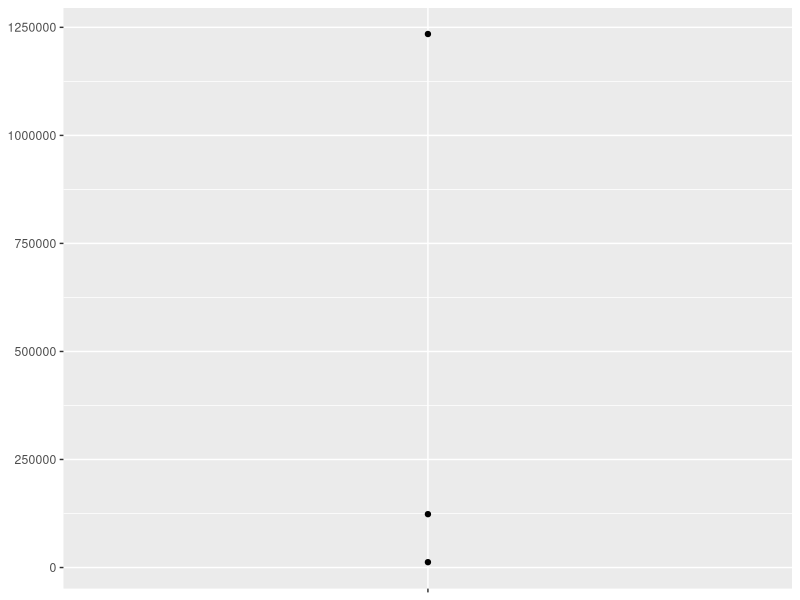
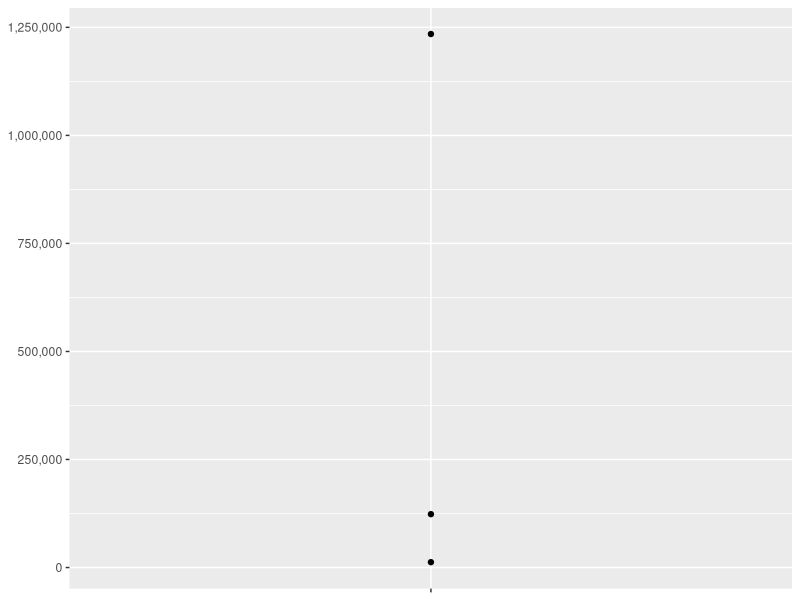
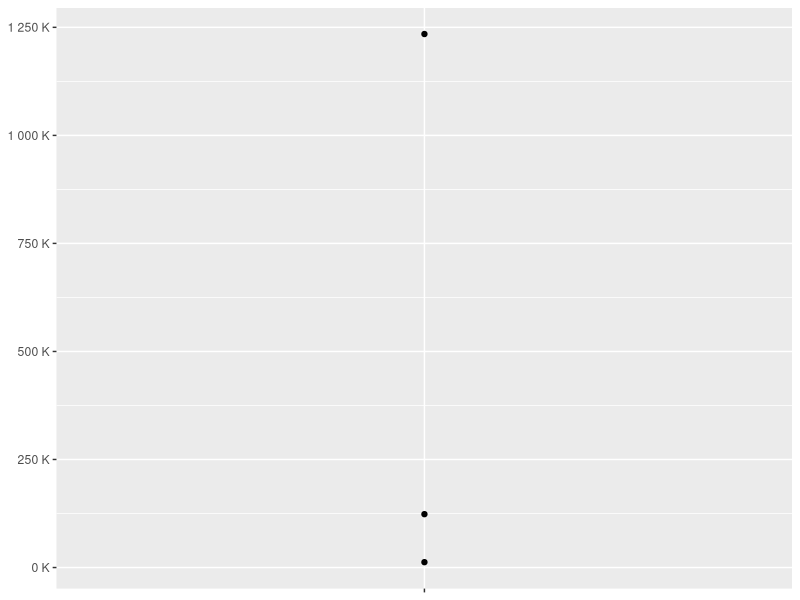
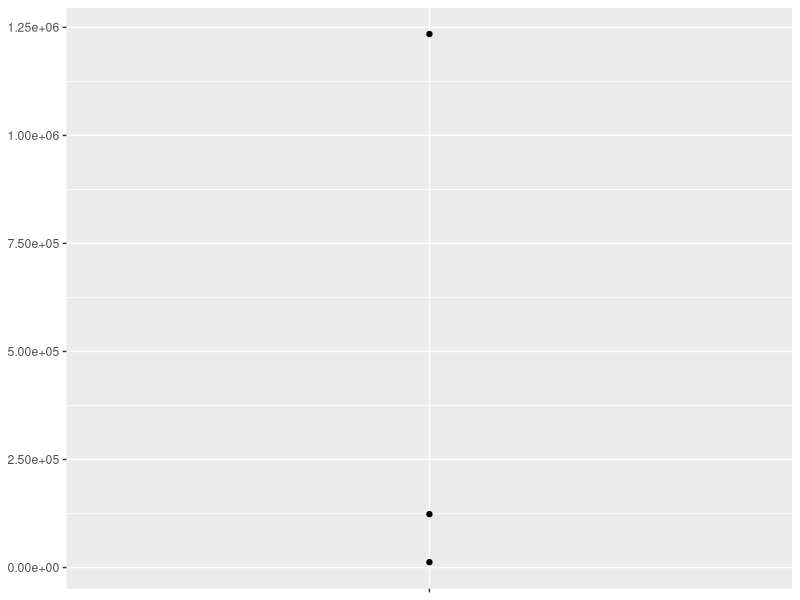
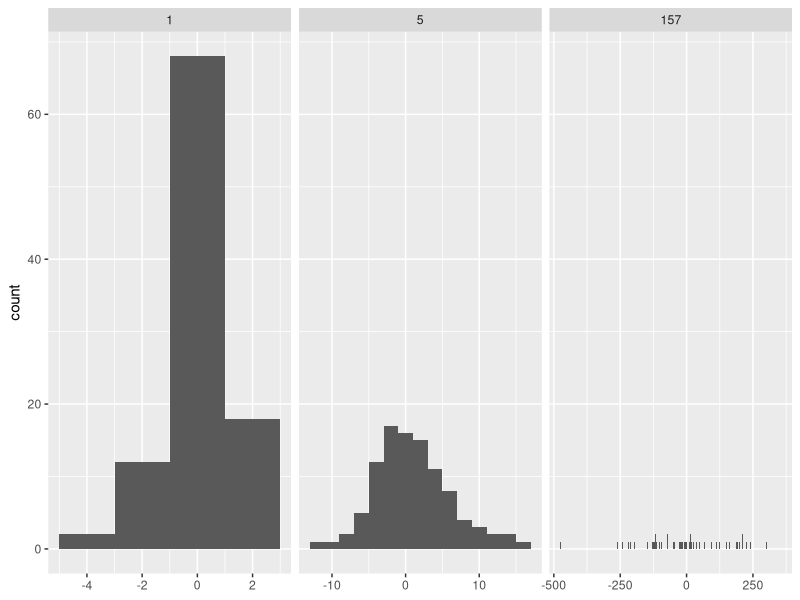
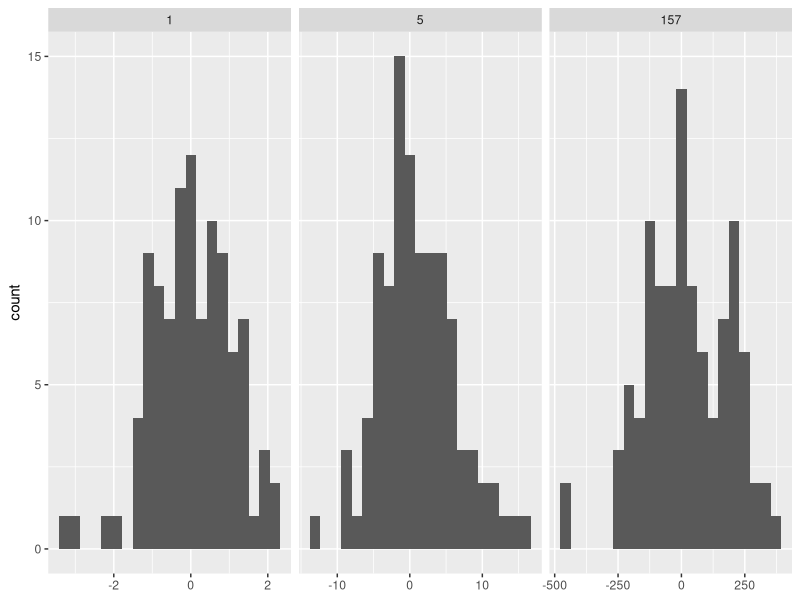
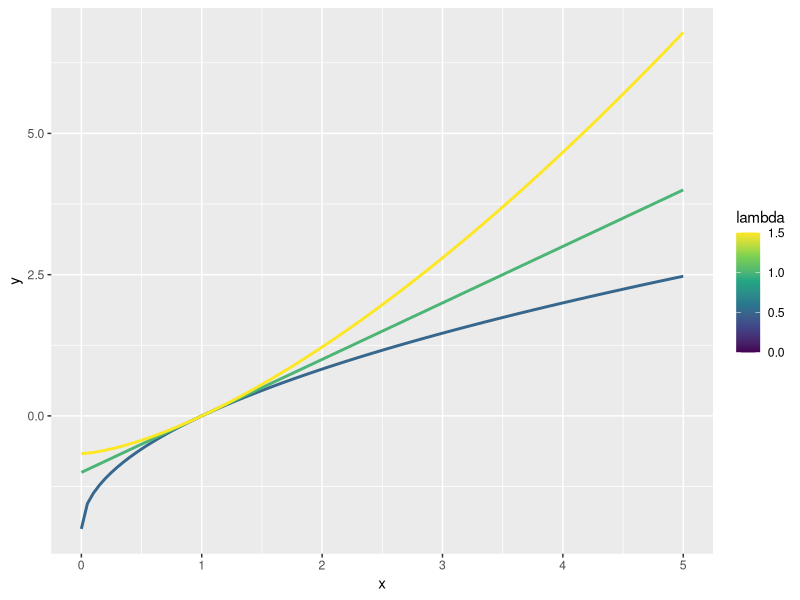

These figures' R source, in order: (Note: this script raises an error after producing the figures.)
library(rlang)
library(ggplot2)
library(scales)

power1 <- function(exp) {
  function(x) {
    x ^ exp
  }
}

square <- power1(2)
cube <- power1(3)

# Factory fundamentals ----------------------------------------------------

square
cube

env_print(square)
env_print(cube)

fn_env(square)$exp
fn_env(cube)$exp

power2 <- function(exp) {
  force(exp)
  function(x) {
    x ^ exp
  }
}

x <- 2
square <- power2(x)
x <- 3
square(2)

## Base R contains two function factories, approxfun() and ecdf().
## Read their documentation and experiment to figure out what the functions do and what they return.

?approxfun
?ecdf

f <- approxfun(c(2,15,18,31,74))

## Create a function pick() that takes an index, i, as an argument and returns a function with an argument x that subsets x with i.

pick <- function(i){
  function(x)
    x[[i]]
}

## What happens if you don’t use a closure? Make predictions, then verify with the code below.

i <- 0
new_counter2 <- function() {
  i <<- i + 1
  i
}

## What happens if you use <- instead of <<-? Make predictions, then verify with the code below.

new_counter3 <- function() {
  i <- 0
  function() {
    i <- i + 1
    i
  }
}


# Graphical factories -----------------------------------------------------

y <- c(12345, 123456, 1234567)
comma_format()(y)

number_format(scale = 1e-3, suffix = " K")(y)

df <- data.frame(x = 1, y = y)
core <- ggplot(df, aes(x, y)) + 
  geom_point() + 
  scale_x_continuous(breaks = 1, labels = NULL) +
  labs(x = NULL, y = NULL)

core
core + scale_y_continuous(
  labels = comma_format()
)
core + scale_y_continuous(
  labels = number_format(scale = 1e-3, suffix = " K")
)
core + scale_y_continuous(
  labels = scientific_format()
)

# construct some sample data with very different numbers in each cell
sd <- c(1, 5, 157)
n <- 100

df <- data.frame(x = rnorm(3 * n, sd = sd), sd = rep(sd, n))

ggplot(df, aes(x)) + 
  geom_histogram(binwidth = 2) + 
  facet_wrap(~ sd, scales = "free_x") + 
  labs(x = NULL)

binwidth_bins <- function(n) {
  force(n)
  
  function(x) {
    (max(x) - min(x)) / n
  }
}

ggplot(df, aes(x)) + 
  geom_histogram(binwidth = binwidth_bins(20)) + 
  facet_wrap(~ sd, scales = "free_x") + 
  labs(x = NULL)

## Compare and contrast ggplot2::label_bquote() with scales::number_format()

?label_bquote
?facet_grid


# Statistical factories ---------------------------------------------------

boxcox2 <- function(lambda) {
  if (lambda == 0) {
    function(x) log(x)
  } else {
    function(x) (x ^ lambda - 1) / lambda
  }
}

stat_boxcox <- function(lambda) {
  stat_function(aes(colour = lambda), fun = boxcox2(lambda), size = 1)
}

ggplot(data.frame(x = c(0, 5)), aes(x)) + 
  lapply(c(0.5, 1, 1.5), stat_boxcox) + 
  scale_colour_viridis_c(limits = c(0, 1.5))


# Function factories + functionals ----------------------------------------

## Which of the following commands is equivalent to with(x, f(z))?

x$f(z)

## Compare and contrast the effects of env_bind() vs. attach() for the following code.

funs <- list(
  mean = function(x) mean(x, na.rm = TRUE),
  sum = function(x) sum(x, na.rm = TRUE)
)

attach(funs)

mean <- function(x) stop("Hi!")
detach(funs)

env_bind(globalenv(), !!!funs)
mean <- function(x) stop("Hi!") 
env_unbind(globalenv(), names(funs))
mean